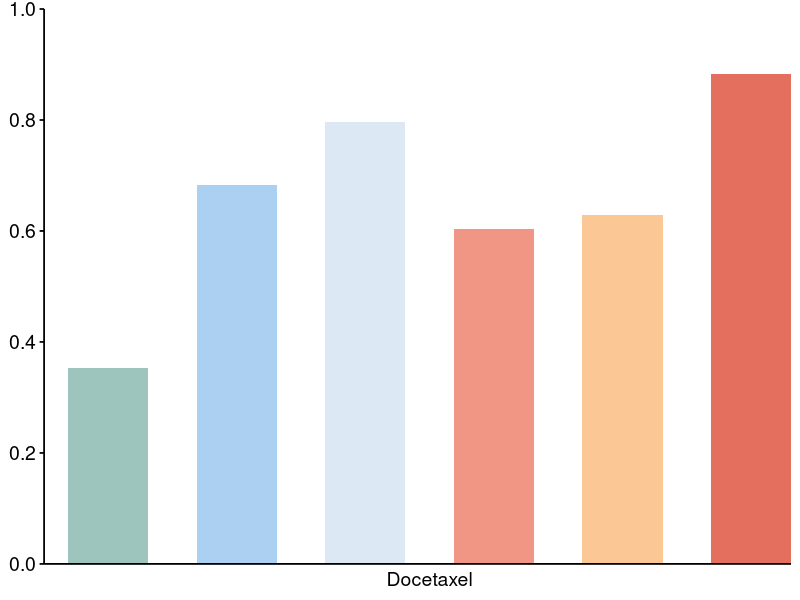
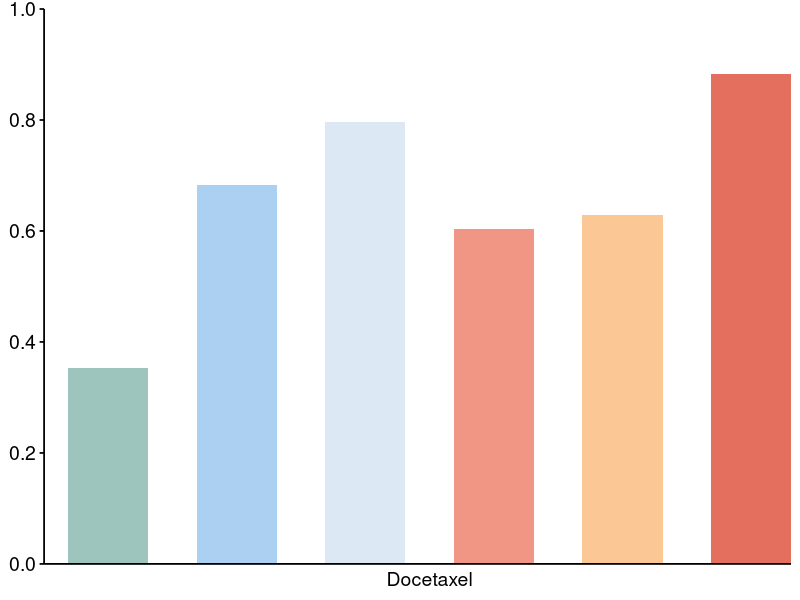

These charts were generated, in order, by the following R code:
# R 4.3.3
# Figure: Docetaxel AUPRC bar plot

required_packages <- c("ggplot2", "grid")
for (pkg in required_packages) {
  if (!requireNamespace(pkg, quietly = TRUE)) {
    stop(sprintf("Package '%s' is required. Please install it first.", pkg), call. = FALSE)
  }
}

library(ggplot2)
library(grid)

dir.create("figures", showWarnings = FALSE)

df <- data.frame(
  Drug = "Docetaxel",
  Method = factor(
    c("CaDRReS-Sc", "SCAD", "scIDUC", "Precily", "BeyondCell", "scVOLT"),
    levels = c("CaDRReS-Sc", "SCAD", "scIDUC", "Precily", "BeyondCell", "scVOLT")
  ),
  Value = c(0.3527, 0.6833, 0.7969, 0.6029, 0.6287, 0.8835)
)

p <- ggplot(df, aes(x = Drug, y = Value, fill = Method)) +
  geom_col(
    position = position_dodge(width = 0.8),
    width = 0.5
  ) +
  scale_fill_manual(
    values = c(
      "CaDRReS-Sc" = "#9EC4BE",
      "SCAD" = "#ABD0F1",
      "scIDUC" = "#DCE9F4",
      "Precily" = "#F19685",
      "BeyondCell" = "#FAC795",
      "scVOLT" = "#E56F5E"
    )
  ) +
  scale_y_continuous(
    limits = c(0, 1),
    breaks = seq(0, 1, 0.2),
    expand = c(0, 0)
  ) +
  scale_x_discrete(
    expand = expansion(add = c(0.4, 0.3))
  ) +
  labs(x = NULL, y = NULL, fill = NULL) +
  theme_classic(base_size = 13) +
  theme(
    axis.text.x = element_text(size = 14, color = "black"),
    axis.text.y = element_text(size = 14, color = "black"),
    axis.line = element_line(color = "black", linewidth = 0.6),
    axis.ticks = element_line(color = "black"),
    axis.ticks.x = element_blank(),
    legend.position = "none",
    legend.text = element_text(size = 13),
    legend.key.size = unit(0.8, "cm"),
    legend.key.height = unit(0.15, "cm"),
    legend.spacing.x = unit(0.25, "cm")
  ) +
  guides(
    fill = guide_legend(
      nrow = 1,
      byrow = TRUE
    )
  )

print(p)
ggsave("figures/docetaxel_auprc.pdf", plot = p, width = 2.5, height = 2)
